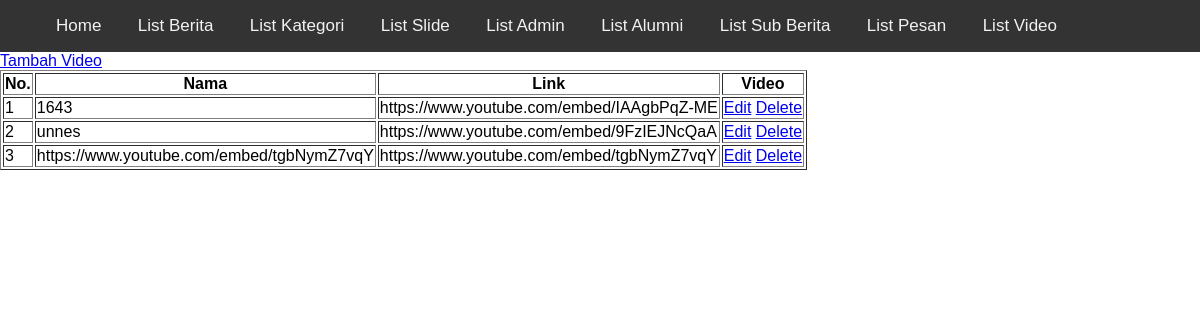
Page /admin/list_video.php on the committed database.
### tables this page shows
CREATE TABLE `video` (
  `id_video` int(11) NOT NULL,
  `nama_video` varchar(50) NOT NULL,
  `link_video` longtext NOT NULL
);

### admin/function.php (called while the page is built, shortened)
<?php
$conn = mysqli_connect("localhost","root","","berita_kita");
function query($query){
    global $conn;
    $result= mysqli_query($conn,$query);
    $rows=[];
    while($row=mysqli_fetch_assoc($result)){
        $rows[]=$row;
    }
    return $rows;
}
?>

### admin/list_video.php (the view, shortened to what this page needs)
<?php
include "layout/header.php";
require 'function.php';
$video = query("SELECT * FROM video");
?>
<a href="tambah_video.php">Tambah Video</a>
<table border="1">
    <thead>
        <tr>
            <th>No.</th>
            <th>Nama</th>
            <th>Link</th>
            <th>Video</th>
        </tr>
    </thead>
    <tbody>
    <?php $i=1; ?>
    <?php foreach($video as $row):?>
        <tr>
            <td><?= $i; ?></td>
            <td><?=$row["nama_video"];?></td>
            <td><?=$row["link_video"];?></td>
            <td>
                <a href="edit_video.php?id=<?=$row["id_video"];?>">Edit</a>
                <a href="delete/delete_video.php?id=<?=$row["id_video"];?>"onclick="return confirm('yakin?');">Delete</a>
            </td>
        </tr>
    <?php $i++ ?>
    <?php endforeach ?>
    </tbody>
</table>

### admin/layout/header.php (style rules this page uses)
body { margin: 0; font-family: Arial, Helvetica, sans-serif; }

### rows in the picture
video: nama_video "1643", link_video "https://www.youtube.com/embed/IAAgbPqZ-ME"
video: nama_video "unnes", link_video "https://www.youtube.com/embed/9FzIEJNcQaA"
video: nama_video "https://www.youtube.com/embed/tgbNymZ7vqY", link_video "https://www.youtube.com/embed/tgbNymZ7vqY"
